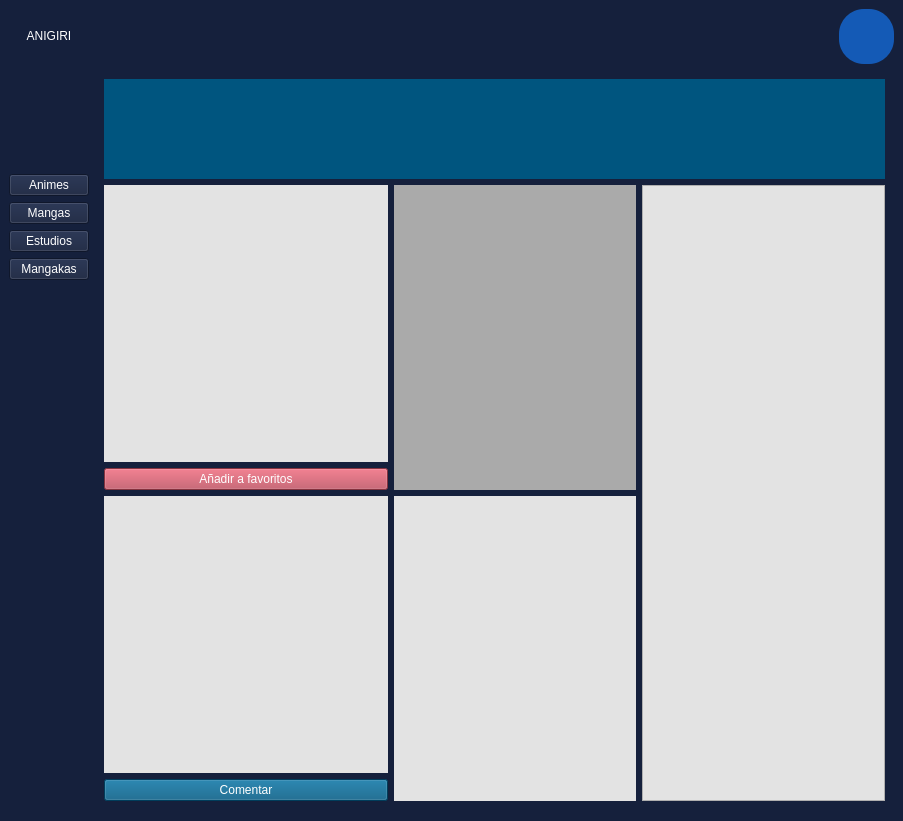
<?xml version="1.0" encoding="UTF-8"?>
<ui version="4.0">
 <class>MainWindow</class>
 <widget class="QMainWindow" name="MainWindow">
  <property name="geometry">
   <rect>
    <x>0</x>
    <y>0</y>
    <width>903</width>
    <height>821</height>
   </rect>
  </property>
  <property name="minimumSize">
   <size>
    <width>903</width>
    <height>821</height>
   </size>
  </property>
  <property name="maximumSize">
   <size>
    <width>903</width>
    <height>821</height>
   </size>
  </property>
  <property name="windowTitle">
   <string>MainWindow</string>
  </property>
  <property name="styleSheet">
   <string notr="true">background-color: rgb(21, 32, 60);</string>
  </property>
  <widget class="QWidget" name="centralwidget">
   <layout class="QGridLayout" name="gridLayout">
    <item row="17" column="1">
     <spacer name="verticalSpacer_5">
      <property name="orientation">
       <enum>Qt::Orientation::Vertical</enum>
      </property>
      <property name="sizeHint" stdset="0">
       <size>
        <width>20</width>
        <height>40</height>
       </size>
      </property>
     </spacer>
    </item>
    <item row="18" column="1">
     <spacer name="verticalSpacer_4">
      <property name="orientation">
       <enum>Qt::Orientation::Vertical</enum>
      </property>
      <property name="sizeHint" stdset="0">
       <size>
        <width>20</width>
        <height>40</height>
       </size>
      </property>
     </spacer>
    </item>
    <item row="0" column="3">
     <spacer name="horizontalSpacer">
      <property name="orientation">
       <enum>Qt::Orientation::Horizontal</enum>
      </property>
      <property name="sizeHint" stdset="0">
       <size>
        <width>40</width>
        <height>20</height>
       </size>
      </property>
     </spacer>
    </item>
    <item row="19" column="1">
     <spacer name="verticalSpacer_3">
      <property name="orientation">
       <enum>Qt::Orientation::Vertical</enum>
      </property>
      <property name="sizeHint" stdset="0">
       <size>
        <width>20</width>
        <height>40</height>
       </size>
      </property>
     </spacer>
    </item>
    <item row="16" column="1">
     <spacer name="verticalSpacer_6">
      <property name="orientation">
       <enum>Qt::Orientation::Vertical</enum>
      </property>
      <property name="sizeHint" stdset="0">
       <size>
        <width>20</width>
        <height>40</height>
       </size>
      </property>
     </spacer>
    </item>
    <item row="3" column="1">
     <spacer name="verticalSpacer">
      <property name="orientation">
       <enum>Qt::Orientation::Vertical</enum>
      </property>
      <property name="sizeHint" stdset="0">
       <size>
        <width>20</width>
        <height>40</height>
       </size>
      </property>
     </spacer>
    </item>
    <item row="6" column="1">
     <widget class="QPushButton" name="mangaButton">
      <property name="styleSheet">
       <string notr="true">color: rgb(255, 255, 255);</string>
      </property>
      <property name="text">
       <string>Mangas</string>
      </property>
     </widget>
    </item>
    <item row="5" column="1">
     <widget class="QPushButton" name="animeButton">
      <property name="styleSheet">
       <string notr="true">color: rgb(255, 255, 255);</string>
      </property>
      <property name="text">
       <string>Animes</string>
      </property>
     </widget>
    </item>
    <item row="3" column="2" rowspan="18" colspan="3">
     <layout class="QGridLayout" name="gridLayout_3">
      <item row="0" column="0">
       <widget class="QWidget" name="widget" native="true">
        <property name="styleSheet">
         <string notr="true"/>
        </property>
        <layout class="QGridLayout" name="gridLayout_2" columnstretch="0,0,0">
         <item row="0" column="0" colspan="3">
          <widget class="QLabel" name="title">
           <property name="minimumSize">
            <size>
             <width>0</width>
             <height>0</height>
            </size>
           </property>
           <property name="maximumSize">
            <size>
             <width>903</width>
             <height>100</height>
            </size>
           </property>
           <property name="styleSheet">
            <string notr="true">background-color: rgb(0, 85, 127);
font: 700 26pt &quot;Trebuchet MS&quot;;</string>
           </property>
           <property name="text">
            <string>&lt;html&gt;&lt;head/&gt;&lt;body&gt;&lt;p align=&quot;center&quot;&gt;&lt;br/&gt;&lt;/p&gt;&lt;/body&gt;&lt;/html&gt;</string>
           </property>
           <property name="wordWrap">
            <bool>true</bool>
           </property>
          </widget>
         </item>
         <item row="2" column="0">
          <layout class="QGridLayout" name="gridLayout_4">
           <item row="1" column="0">
            <widget class="QPushButton" name="commentButton">
             <property name="styleSheet">
              <string notr="true">background-color: rgb(0, 85, 127);
color: rgb(255, 255, 255);
font: 14pt &quot;Segoe UI Symbol&quot;;</string>
             </property>
             <property name="text">
              <string>Comentar</string>
             </property>
            </widget>
           </item>
           <item row="0" column="0">
            <widget class="QLabel" name="comments">
             <property name="styleSheet">
              <string notr="true">background-color:rgb(227, 227, 227);
color: rgb(0, 0, 0);
font: 14pt &quot;Segoe UI Symbol&quot;;</string>
             </property>
             <property name="text">
              <string/>
             </property>
            </widget>
           </item>
          </layout>
         </item>
         <item row="1" column="1">
          <widget class="QLabel" name="placeholderimage">
           <property name="minimumSize">
            <size>
             <width>242</width>
             <height>305</height>
            </size>
           </property>
           <property name="maximumSize">
            <size>
             <width>242</width>
             <height>305</height>
            </size>
           </property>
           <property name="styleSheet">
            <string notr="true">background-color: rgb(170, 170, 170);</string>
           </property>
           <property name="text">
            <string/>
           </property>
          </widget>
         </item>
         <item row="1" column="0">
          <layout class="QGridLayout" name="gridLayout_5">
           <item row="0" column="0">
            <widget class="QLabel" name="synopsis">
             <property name="styleSheet">
              <string notr="true">background-color:rgb(227, 227, 227);
color: rgb(0, 0, 0);
font: 14pt &quot;Segoe UI Symbol&quot;;</string>
             </property>
             <property name="text">
              <string/>
             </property>
            </widget>
           </item>
           <item row="1" column="0">
            <widget class="QPushButton" name="favoriteButton">
             <property name="styleSheet">
              <string notr="true">background-color:rgb(185, 70, 87);
color: rgb(255, 255, 255);
font: 14pt &quot;Segoe UI Symbol&quot;;</string>
             </property>
             <property name="text">
              <string>Añadir a favoritos</string>
             </property>
            </widget>
           </item>
          </layout>
         </item>
         <item row="2" column="1">
          <widget class="QLabel" name="descripcion">
           <property name="sizePolicy">
            <sizepolicy hsizetype="Ignored" vsizetype="Ignored">
             <horstretch>0</horstretch>
             <verstretch>0</verstretch>
            </sizepolicy>
           </property>
           <property name="minimumSize">
            <size>
             <width>242</width>
             <height>305</height>
            </size>
           </property>
           <property name="maximumSize">
            <size>
             <width>242</width>
             <height>305</height>
            </size>
           </property>
           <property name="styleSheet">
            <string notr="true">background-color:rgb(227, 227, 227);
color: rgb(0, 0, 0);
font: 14pt &quot;Segoe UI Symbol&quot;;</string>
           </property>
           <property name="text">
            <string>&lt;html&gt;&lt;head/&gt;&lt;body&gt;&lt;p align=&quot;justify&quot;&gt;&lt;br/&gt;&lt;/p&gt;&lt;/body&gt;&lt;/html&gt;</string>
           </property>
           <property name="alignment">
            <set>Qt::AlignmentFlag::AlignLeading|Qt::AlignmentFlag::AlignLeft|Qt::AlignmentFlag::AlignTop</set>
           </property>
           <property name="wordWrap">
            <bool>true</bool>
           </property>
           <property name="margin">
            <number>10</number>
           </property>
          </widget>
         </item>
         <item row="1" column="2" rowspan="2">
          <widget class="QListWidget" name="ranking">
           <property name="minimumSize">
            <size>
             <width>243</width>
             <height>616</height>
            </size>
           </property>
           <property name="maximumSize">
            <size>
             <width>243</width>
             <height>616</height>
            </size>
           </property>
           <property name="styleSheet">
            <string notr="true">background-color:rgb(227, 227, 227);
color: rgb(0, 0, 0);
font: 14pt &quot;Segoe UI Symbol&quot;;</string>
           </property>
          </widget>
         </item>
        </layout>
       </widget>
      </item>
     </layout>
    </item>
    <item row="20" column="1">
     <spacer name="verticalSpacer_2">
      <property name="orientation">
       <enum>Qt::Orientation::Vertical</enum>
      </property>
      <property name="sizeHint" stdset="0">
       <size>
        <width>20</width>
        <height>40</height>
       </size>
      </property>
     </spacer>
    </item>
    <item row="1" column="3">
     <spacer name="horizontalSpacer_2">
      <property name="orientation">
       <enum>Qt::Orientation::Horizontal</enum>
      </property>
      <property name="sizeHint" stdset="0">
       <size>
        <width>40</width>
        <height>20</height>
       </size>
      </property>
     </spacer>
    </item>
    <item row="0" column="4" rowspan="2">
     <widget class="QPushButton" name="userButton">
      <property name="minimumSize">
       <size>
        <width>55</width>
        <height>55</height>
       </size>
      </property>
      <property name="styleSheet">
       <string notr="true">QPushButton {
    border-radius: 25px; 
    background-color: rgb(20, 90, 182); 
    color: white; 
    border: none; 
    font-size: 14px;
}</string>
      </property>
      <property name="text">
       <string/>
      </property>
      <property name="icon">
       <iconset theme="QIcon::ThemeIcon::UserAvailable"/>
      </property>
      <property name="iconSize">
       <size>
        <width>30</width>
        <height>30</height>
       </size>
      </property>
     </widget>
    </item>
    <item row="8" column="1">
     <widget class="QPushButton" name="mangakaButton">
      <property name="styleSheet">
       <string notr="true">color: rgb(255, 255, 255);</string>
      </property>
      <property name="text">
       <string>Mangakas</string>
      </property>
     </widget>
    </item>
    <item row="7" column="1">
     <widget class="QPushButton" name="estudioButton">
      <property name="styleSheet">
       <string notr="true">color: rgb(255, 255, 255);</string>
      </property>
      <property name="text">
       <string>Estudios</string>
      </property>
     </widget>
    </item>
    <item row="0" column="1" rowspan="2">
     <widget class="QPushButton" name="homeButton">
      <property name="styleSheet">
       <string notr="true">QPushButton {
    background: transparent; 
    border: none;
    color: white; 
	font: 24pt &quot;Pinky Show&quot;;
}

QPushButton:hover {
    background: transparent; 
}</string>
      </property>
      <property name="text">
       <string>ANIGIRI</string>
      </property>
     </widget>
    </item>
   </layout>
  </widget>
 </widget>
 <resources/>
 <connections/>
</ui>
